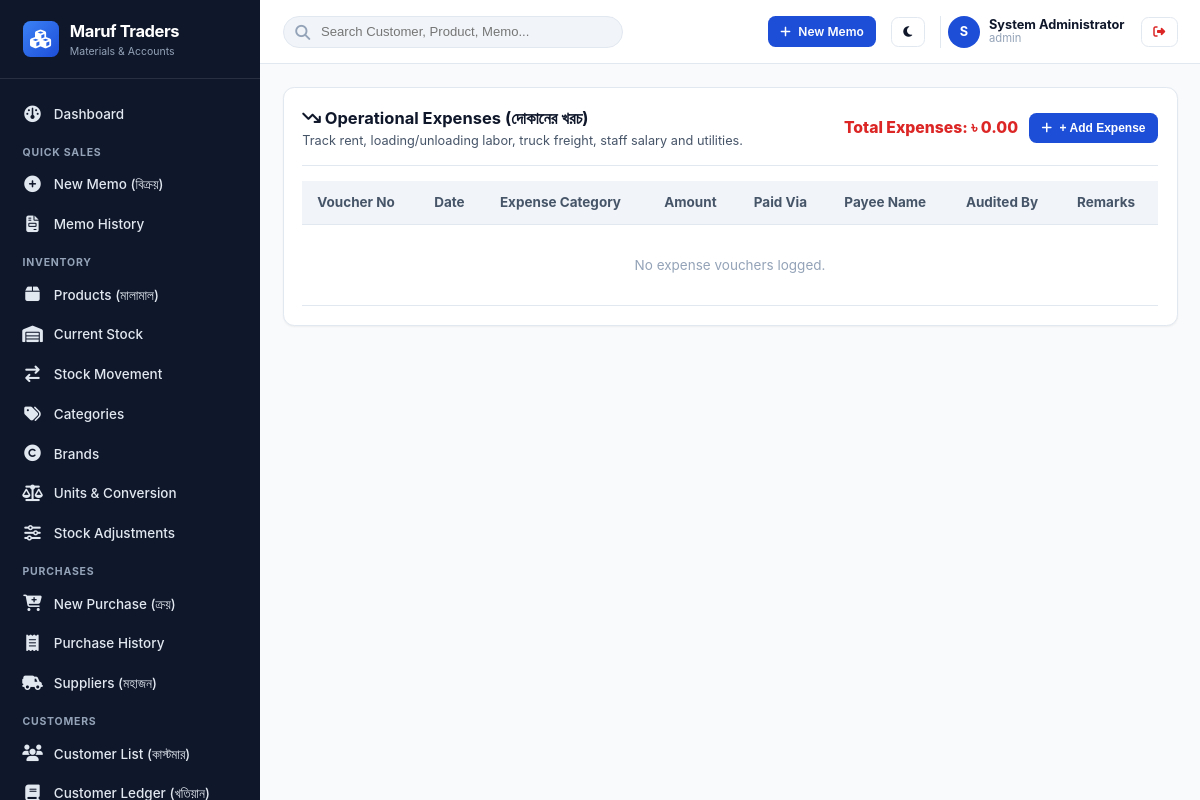
The page /modules/finance/expenses.php (signed in) on the database its author committed.
### tables this page shows
CREATE TABLE `shops` (
  `id` int(10) unsigned NOT NULL AUTO_INCREMENT,
  `shop_code` varchar(30) NOT NULL,
  `name` varchar(150) NOT NULL,
  `proprietor` varchar(100) DEFAULT NULL,
  `address` text NOT NULL,
  `phone` varchar(30) NOT NULL,
  `alt_phone` varchar(30) DEFAULT NULL,
  `email` varchar(100) DEFAULT NULL,
  `website` varchar(150) DEFAULT NULL,
  `invoice_prefix` varchar(10) NOT NULL DEFAULT 'MT',
  `currency_symbol` varchar(10) NOT NULL DEFAULT '৳',
  `currency_code` varchar(10) NOT NULL DEFAULT 'BDT',
  `currency_position` enum('before','after') NOT NULL DEFAULT 'before',
  `date_format` varchar(20) NOT NULL DEFAULT 'd-m-Y',
  `invoice_footer_shop` text DEFAULT NULL,
  `invoice_footer_customer` text DEFAULT NULL,
  `logo_url` varchar(255) DEFAULT NULL,
  `is_active` tinyint(1) NOT NULL DEFAULT 1,
  `created_at` timestamp NOT NULL DEFAULT current_timestamp(),
  `updated_at` timestamp NOT NULL DEFAULT current_timestamp() ON UPDATE current_timestamp(),
  PRIMARY KEY (`id`),
  UNIQUE KEY `shop_code` (`shop_code`)
);

CREATE TABLE `users` (
  `id` int(10) unsigned NOT NULL AUTO_INCREMENT,
  `shop_id` int(10) unsigned NOT NULL,
  `username` varchar(50) NOT NULL,
  `email` varchar(100) DEFAULT NULL,
  `password_hash` varchar(255) NOT NULL,
  `full_name` varchar(100) NOT NULL,
  `phone` varchar(30) DEFAULT NULL,
  `status` enum('active','inactive','suspended') NOT NULL DEFAULT 'active',
  `theme_preference` enum('light','dark','system') NOT NULL DEFAULT 'system',
  `last_login_at` datetime DEFAULT NULL,
  `last_login_ip` varchar(45) DEFAULT NULL,
  `created_at` timestamp NOT NULL DEFAULT current_timestamp(),
  `updated_at` timestamp NOT NULL DEFAULT current_timestamp() ON UPDATE current_timestamp(),
  PRIMARY KEY (`id`),
  UNIQUE KEY `username` (`username`),
  KEY `fk_users_shop` (`shop_id`),
  CONSTRAINT `fk_users_shop` FOREIGN KEY (`shop_id`) REFERENCES `shops` (`id`) ON DELETE CASCADE
);

### includes/helpers/functions.php (called while the page is built, shortened)
<?php
function e(?string $string): string
{
    return htmlspecialchars((string)($string ?? ''), ENT_QUOTES | ENT_SUBSTITUTE, 'UTF-8');
}
function getShop(int $shopId = 1): array
{
    static $shop = null;
    if ($shop !== null) {
        return $shop;
    }
    try {
        $pdo = Database::getConnection();
        $stmt = $pdo->prepare("SELECT * FROM shops WHERE id = :id AND is_active = 1 LIMIT 1");
        $stmt->execute(['id' => $shopId]);
        $shop = $stmt->fetch() ?: [
            'id' => 1,
            'name' => 'Construction Materials Supply',
            'shop_code' => 'SHOP001',
            'proprietor' => 'Proprietor',
            'address' => 'Shop Address',
            'phone' => '01700000000',
            'invoice_prefix' => 'MT',
            'currency_symbol' => '৳',
            'currency_code' => 'BDT',
            'currency_position' => 'before',
            'date_format' => 'd-m-Y',
            'invoice_footer_shop' => 'Shop Copy',
            'invoice_footer_customer' => 'Customer Copy'
        ];
    } catch (\Throwable $e) {
        $shop = [
            'id' => 1,
            'name' => 'Construction Materials Supply',
            'shop_code' => 'SHOP001',
            'phone' => '01700000000',
            'currency_symbol' => '৳',
            'currency_position' => 'before',
            'date_format' => 'd-m-Y'
        ];
    }
    return $shop;
}
function formatMoney(float|int|string|null $amount, ?string $currencySymbol = null): string
{
    $num = (float)($amount ?? 0.0);
    $formattedNum = number_format($num, 2, '.', ',');
    $shop = getShop();
    $symbol = $currencySymbol ?? ($shop['currency_symbol'] ?? '৳');
    $pos = $shop['currency_position'] ?? 'before';
    return $pos === 'after' ? "{$formattedNum} {$symbol}" : "{$symbol} {$formattedNum}";
}

### includes/auth/Auth.php (called while the page is built, shortened)
<?php
class Auth
{
    private static ?array $currentUser = null;
    private static ?array $permissions = null;
    public static function check(): bool
    {
        return !empty($_SESSION['user_id']);
    }
    public static function id(): ?int
    {
        return $_SESSION['user_id'] ?? null;
    }
    public static function user(): ?array
    {
        if (self::$currentUser !== null) {
            return self::$currentUser;
        }
        $userId = self::id();
        try {
            $pdo = Database::getConnection();
            $stmt = $pdo->prepare("SELECT * FROM users WHERE id = :id LIMIT 1");
            $stmt->execute(['id' => $userId]);
            self::$currentUser = $stmt->fetch() ?: null;
        } catch (\Throwable $e) {
            self::$currentUser = null;
        }
        return self::$currentUser;
    }
    private static function loadPermissions(int $userId): void
    {
        try {
            $pdo = Database::getConnection();
            $stmtRole = $pdo->prepare("SELECT r.slug FROM roles r
                                      JOIN user_roles ur ON r.id = ur.role_id
                                      WHERE ur.user_id = :uid");
            $stmtRole->execute(['uid' => $userId]);
            $roles = $stmtRole->fetchAll(PDO::FETCH_COLUMN);
            if (in_array('super_admin', $roles, true)) {
                self::$permissions = ['*'];
                return;
            }
            $stmtPerms = $pdo->prepare("SELECT DISTINCT p.slug
                                       FROM permissions p
                                       JOIN role_permissions rp ON p.id = rp.permission_id
                                       JOIN user_roles ur ON rp.role_id = ur.role_id
                                       WHERE ur.user_id = :uid");
            $stmtPerms->execute(['uid' => $userId]);
            self::$permissions = $stmtPerms->fetchAll(PDO::FETCH_COLUMN);
        } catch (\Throwable $e) {
            self::$permissions = [];
        }
    }
    public static function hasPermission(string $permissionSlug): bool
    {
        if (in_array('*', self::$permissions ?? [], true)) {
            return true;
        }
        return in_array($permissionSlug, self::$permissions ?? [], true);
    }
}

### modules/finance/expenses.php (the view, shortened to what this page needs)
<?php
$shopId = Auth::shopId();
$pdo = DB::pdo();
$sql = "SELECT e.*, ec.name as category_name, u.full_name as created_by_name
        FROM expenses e
        JOIN expense_categories ec ON e.category_id = ec.id
        JOIN users u ON e.created_by = u.id
        WHERE e.shop_id = :s
        ORDER BY e.id DESC LIMIT 100";
$stmt = $pdo->prepare($sql);
$stmt->execute(['s' => $shopId]);
$expenses = $stmt->fetchAll();
$totalExpenses = array_sum(array_column($expenses, 'amount'));
$activeMenu = 'finance';
$activeSub = 'expenses';
require_once INCLUDES_PATH . '/templates/header.php';
require_once INCLUDES_PATH . '/templates/sidebar.php';
require_once INCLUDES_PATH . '/templates/navbar.php';
?>
<div class="card">
  <div class="card-header" style="flex-wrap:wrap;gap:1rem;">
    <div>
      <h1 class="card-title"><i class="fa fa-arrow-trend-down"></i> Operational Expenses (দোকানের খরচ)</h1>
      <p style="font-size:0.85rem;color:var(--text-secondary);">Track rent, loading/unloading labor, truck freight, staff salary and utilities.</p>
    </div>
    <div style="display:flex;gap:0.75rem;align-items:center;">
      <div style="font-size:1.05rem;font-weight:800;color:var(--danger);">
        Total Expenses: <?= formatMoney($totalExpenses) ?>
      </div>
      <button type="button" class="btn btn-primary btn-sm" onclick="openModal('expense-modal')">
        <i class="fa fa-plus"></i> + Add Expense
      </button>
    </div>
  </div>
  <div class="table-responsive">
    <table class="table">
      <thead>
        <tr>
          <th>Voucher No</th>
          <th>Date</th>
          <th>Expense Category</th>
          <th>Amount</th>
          <th>Paid Via</th>
          <th>Payee Name</th>
          <th>Audited By</th>
          <th>Remarks</th>
        </tr>
      </thead>
      <tbody>
        <?php if (empty($expenses)): ?>
          <tr><td colspan="8" style="text-align:center;color:var(--text-muted);padding:2rem;">No expense vouchers logged.</td></tr>
        <?php endif; ?>
      </tbody>
    </table>
  </div>
</div>
<?php
require_once INCLUDES_PATH . '/templates/footer.php';
?>

### includes/templates/sidebar.php (shortened to what this page needs)
<?php
$activeMenu = $activeMenu ?? '';
$activeSub = $activeSub ?? '';
$shop = getShop();
?>
<aside class="app-sidebar" id="app-sidebar">
  <a href="<?= BASE_URL ?>/modules/dashboard/" class="sidebar-brand">
    <div class="brand-icon">
      <i class="fa fa-cubes"></i>
    </div>
    <div>
      <div class="brand-name"><?= e(mb_strimwidth($shop['name'] ?? 'Nirman ERP', 0, 18, '...')) ?></div>
      <div style="font-size:0.7rem;color:var(--text-sidebar-muted);">Materials & Accounts</div>
    </div>
  </a>
  <ul class="sidebar-menu">
    <?php if (Auth::hasPermission('dashboard.view')): ?>
      <li class="menu-item <?= $activeMenu === 'dashboard' ? 'active' : '' ?>">
        <a href="<?= BASE_URL ?>/modules/dashboard/">
          <span class="menu-icon"><i class="fa fa-gauge"></i></span>
          <span>Dashboard</span>
        </a>
      </li>
    <?php endif; ?>
    <li class="menu-category">Quick Sales</li>
    <?php if (Auth::hasPermission('sales.create')): ?>
      <li class="menu-item <?= $activeSub === 'new-memo' ? 'active' : '' ?>">
        <a href="<?= BASE_URL ?>/modules/sales/new-memo.php">
          <span class="menu-icon"><i class="fa fa-plus-circle"></i></span>
          <span>New Memo (বিক্রয়)</span>
        </a>
      </li>
    <?php endif; ?>
    <?php if (Auth::hasPermission('sales.view')): ?>
      <li class="menu-item <?= $activeSub === 'memo-history' ? 'active' : '' ?>">
        <a href="<?= BASE_URL ?>/modules/sales/memo-history.php">
          <span class="menu-icon"><i class="fa fa-file-invoice"></i></span>
          <span>Memo History</span>
        </a>
      </li>
    <?php endif; ?>
    <li class="menu-category">Inventory</li>
    <?php if (Auth::hasPermission('inventory.view')): ?>
      <li class="menu-item <?= $activeSub === 'products' ? 'active' : '' ?>">
        <a href="<?= BASE_URL ?>/modules/inventory/products.php">
          <span class="menu-icon"><i class="fa fa-box"></i></span>
          <span>Products (মালামাল)</span>
        </a>
      </li>
      <li class="menu-item <?= $activeSub === 'stock' ? 'active' : '' ?>">
        <a href="<?= BASE_URL ?>/modules/inventory/stock.php">
          <span class="menu-icon"><i class="fa fa-warehouse"></i></span>
          <span>Current Stock</span>
        </a>
      </li>
      <li class="menu-item <?= $activeSub === 'stock-movement' ? 'active' : '' ?>">
        <a href="<?= BASE_URL ?>/modules/inventory/stock-movement.php">
          <span class="menu-icon"><i class="fa fa-arrow-right-arrow-left"></i></span>
          <span>Stock Movement</span>
        </a>
      </li>
    <?php endif; ?>
    <?php if (Auth::hasPermission('inventory.manage')): ?>
      <li class="menu-item <?= $activeSub === 'categories' ? 'active' : '' ?>">
        <a href="<?= BASE_URL ?>/modules/inventory/categories.php">
          <span class="menu-icon"><i class="fa fa-tags"></i></span>
          <span>Categories</span>
        </a>
      </li>
      <li class="menu-item <?= $activeSub === 'brands' ? 'active' : '' ?>">
        <a href="<?= BASE_URL ?>/modules/inventory/brands.php">
          <span class="menu-icon"><i class="fa fa-copyright"></i></span>
          <span>Brands</span>
        </a>
      </li>
      <li class="menu-item <?= $activeSub === 'units' ? 'active' : '' ?>">
        <a href="<?= BASE_URL ?>/modules/inventory/units.php">
          <span class="menu-icon"><i class="fa fa-scale-balanced"></i></span>
          <span>Units & Conversion</span>
        </a>
      </li>
    <?php endif; ?>
    <?php if (Auth::hasPermission('inventory.adjust')): ?>
      <li class="menu-item <?= $activeSub === 'adjustments' ? 'active' : '' ?>">
        <a href="<?= BASE_URL ?>/modules/inventory/adjustments.php">
          <span class="menu-icon"><i class="fa fa-sliders"></i></span>
          <span>Stock Adjustments</span>
        </a>
      </li>
    <?php endif; ?>
    <li class="menu-category">Purchases</li>
    <?php if (Auth::hasPermission('purchase.create')): ?>
      <li class="menu-item <?= $activeSub === 'new-purchase' ? 'active' : '' ?>">
        <a href="<?= BASE_URL ?>/modules/purchases/new-purchase.php">
          <span class="menu-icon"><i class="fa fa-cart-plus"></i></span>
          <span>New Purchase (ক্রয়)</span>
        </a>
      </li>
    <?php endif; ?>
    <?php if (Auth::hasPermission('purchase.view')): ?>
      <li class="menu-item <?= $activeSub === 'purchase-history' ? 'active' : '' ?>">
        <a href="<?= BASE_URL ?>/modules/purchases/purchase-history.php">
          <span class="menu-icon"><i class="fa fa-receipt"></i></span>
          <span>Purchase History</span>
        </a>
      </li>
    <?php endif; ?>
    <?php if (Auth::hasPermission('supplier.view')): ?>
      <li class="menu-item <?= $activeSub === 'suppliers' ? 'active' : '' ?>">
        <a href="<?= BASE_URL ?>/modules/suppliers/list.php">
          <span class="menu-icon"><i class="fa fa-truck-field"></i></span>
          <span>Suppliers (মহাজন)</span>
        </a>
      </li>
    <?php endif; ?>
    <li class="menu-category">Customers</li>
    <?php if (Auth::hasPermission('customer.view')): ?>
      <li class="menu-item <?= $activeSub === 'customers' ? 'active' : '' ?>">
        <a href="<?= BASE_URL ?>/modules/customers/list.php">
          <span class="menu-icon"><i class="fa fa-users"></i></span>
          <span>Customer List (কাস্টমার)</span>
        </a>
      </li>
      <li class="menu-item <?= $activeSub === 'customer-ledger' ? 'active' : '' ?>">
        <a href="<?= BASE_URL ?>/modules/customers/ledger.php">
          <span class="menu-icon"><i class="fa fa-book"></i></span>
          <span>Customer Ledger (খতিয়ান)</span>
        </a>
      </li>
    <?php endif; ?>
  </ul>
</aside>

### includes/templates/navbar.php (shortened to what this page needs)
<?php
$currentUser = Auth::user();
$shop = getShop();
?>
<main class="app-main">
  <header class="app-navbar no-print">
    <div class="navbar-left">
      <div class="global-search-container">
        <i class="fa fa-search global-search-icon"></i>
        <input type="text" class="global-search-input" id="global-search-input" placeholder="Search Customer, Product, Memo...">
      </div>
    </div>
    <div class="navbar-right">
      <?php if (Auth::hasPermission('sales.create')): ?>
        <a href="<?= BASE_URL ?>/modules/sales/new-memo.php" class="btn btn-primary btn-sm">
          <i class="fa fa-plus"></i> New Memo
        </a>
      <?php endif; ?>
      <button class="btn btn-secondary btn-sm" id="theme-toggle-btn" title="Toggle Light / Dark Mode">
        <i class="fa fa-moon"></i>
      </button>
      <div style="display:flex;align-items:center;gap:0.6rem;padding-left:0.5rem;border-left:1px solid var(--border-color);">
        <div style="width:32px;height:32px;border-radius:var(--radius-full);background:var(--primary);color:#fff;display:flex;align-items:center;justify-content:center;font-weight:700;font-size:0.85rem;">
          <?= strtoupper(substr($currentUser['full_name'] ?? 'U', 0, 1)) ?>
        </div>
        <div style="font-size:0.85rem;line-height:1.2;">
          <div style="font-weight:700;"><?= e($currentUser['full_name'] ?? 'User') ?></div>
          <div style="font-size:0.75rem;color:var(--text-muted);"><?= e($currentUser['username'] ?? '') ?></div>
        </div>
        <a href="<?= BASE_URL ?>/modules/auth/logout.php" class="btn btn-secondary btn-sm" title="Log Out" style="margin-left:0.5rem;color:var(--danger);">
          <i class="fa fa-right-from-bracket"></i>
        </a>
      </div>
    </div>
  </header>
  <div class="app-content">

### rows shown on the page
shops: name "Maruf Traders", formatMoney($totalExpenses) "৳ 0.00"
users: full_name "S", full_name "System Administrator", username "admin"
